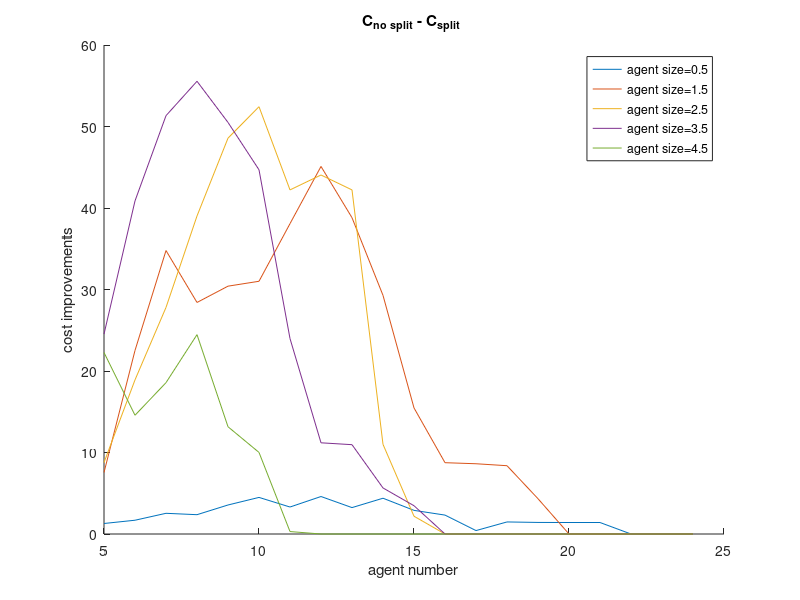

This chart was generated by the following MATLAB code:
clc; clear; close all;
agent_size=0.5:1:4.5;
agent_num=5:24;
x=csvread("no_split.csv");
y=csvread("split.csv");
%%scatter plot
% for i =1:length(agent_size)
%     figure;hold on;
%     fh.WindowState = 'maximized';
%     sgtitle(sprintf("agent size=%.1f",agent_size(i)));
%     x_size=x(x(:,2)==agent_size(i),:);
%     y_size=y(y(:,2)==agent_size(i),:);
%     for j=1:length(agent_num)
%         x_temp=x_size(x_size(:,3)==agent_num(j),:);
%         y_temp=y_size(y_size(:,3)==agent_num(j),:);
%         x_temp(x_temp(:,4)>=300,5)=max(x_temp(:,5));
%         y_temp(y_temp(:,4)>=300,5)=max(y_temp(:,5));
%         x_temp=sortrows(x_temp);
%         y_temp=sortrows(y_temp);
%         subplot(4,5,j);
%         plot(x_temp(:,5),y_temp(:,5),'o');
%         title(sprintf("agent number: %d",agent_num(j)));
%     end
% end

%%cost difference and average cost
for i =1:length(agent_size)
    %figure;
    hold on;
    fh.WindowState = 'maximized';
    %sgtitle(sprintf("agent size=%.1f",agent_size(i)));
    x_size=x(x(:,2)==agent_size(i),:);
    y_size=y(y(:,2)==agent_size(i),:);
    avg_cost=zeros(2,length(agent_num));
    dif_cost=zeros(1,length(agent_num));
    for j=1:length(agent_num)
        x_temp=x_size(x_size(:,3)==agent_num(j),:);
        y_temp=y_size(y_size(:,3)==agent_num(j),:);
        x_temp=sortrows(x_temp);
        y_temp=sortrows(y_temp);
        idx=(x_temp(:,4)<300) & (y_temp(:,4)<300);
        x_temp=x_temp(idx,:);
        y_temp=y_temp(idx,:);
        avg_cost(1,j)=mean(x_temp(:,5));
        avg_cost(2,j)=mean(y_temp(:,5));
        dif_cost(j)=sum(x_temp(:,5))-sum(y_temp(:,5));
    end
    plot(agent_num,dif_cost);
    %plot(agent_num,avg_cost(1,:));
    %plot(agent_num,avg_cost(2,:));
    %legend("no split","split");
end
xlabel("agent number");
ylabel("cost improvements");
title("C_{no split} - C_{split} ")
legend("agent size=0.5","agent size=1.5","agent size=2.5","agent size=3.5","agent size=4.5")

%succ rate
% for i =1:length(agent_size)
%     figure;hold on;
%     fh.WindowState = 'maximized';
%     sgtitle(sprintf("agent size=%.1f",agent_size(i)));
%     x_size=x(x(:,2)==agent_size(i),:);
%     y_size=y(y(:,2)==agent_size(i),:);
%     succ_rate=zeros(2,length(agent_num));
%     
%     for j=1:length(agent_num)
%         x_temp=x_size(x_size(:,3)==agent_num(j),:);
%         y_temp=y_size(y_size(:,3)==agent_num(j),:);
%         x_temp=sortrows(x_temp);
%         y_temp=sortrows(y_temp);
%         succ_rate(1,j)=sum(x_temp(:,4)<300);
%         succ_rate(2,j)=sum(y_temp(:,4)<300);
%     end
%     plot(agent_num,succ_rate(1,:)/100);
%     plot(agent_num,succ_rate(2,:)/100);
%     legend("no split","split");
%     xlabel("agent_number");
%     ylabel("succ_rate");
% end